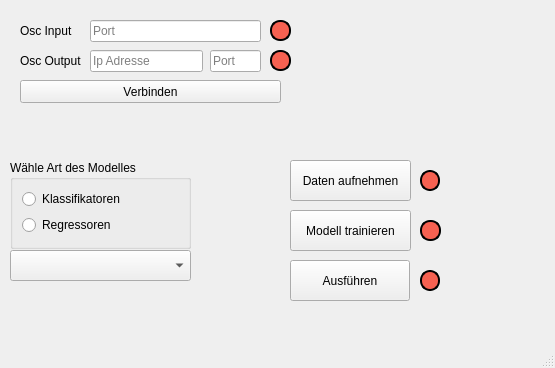
<?xml version="1.0" encoding="UTF-8"?>
<ui version="4.0">
 <class>MainWindow</class>
 <widget class="QMainWindow" name="MainWindow">
  <property name="geometry">
   <rect>
    <x>0</x>
    <y>0</y>
    <width>555</width>
    <height>368</height>
   </rect>
  </property>
  <property name="windowTitle">
   <string>MainWindow</string>
  </property>
  <widget class="QWidget" name="centralwidget">
   <widget class="QGroupBox" name="groupBox">
    <property name="geometry">
     <rect>
      <x>10</x>
      <y>160</y>
      <width>181</width>
      <height>89</height>
     </rect>
    </property>
    <property name="title">
     <string>Wähle Art des Modelles</string>
    </property>
    <layout class="QVBoxLayout" name="verticalLayout">
     <item>
      <widget class="QRadioButton" name="model_type_classifiers">
       <property name="text">
        <string>Klassifikatoren</string>
       </property>
      </widget>
     </item>
     <item>
      <widget class="QRadioButton" name="model_type_regressors">
       <property name="cursor">
        <cursorShape>ArrowCursor</cursorShape>
       </property>
       <property name="text">
        <string>Regressoren</string>
       </property>
      </widget>
     </item>
    </layout>
   </widget>
   <widget class="QComboBox" name="models">
    <property name="geometry">
     <rect>
      <x>10</x>
      <y>250</y>
      <width>181</width>
      <height>31</height>
     </rect>
    </property>
   </widget>
   <widget class="QLabel" name="data_in_blink">
    <property name="geometry">
     <rect>
      <x>270</x>
      <y>20</y>
      <width>21</width>
      <height>21</height>
     </rect>
    </property>
    <property name="autoFillBackground">
     <bool>false</bool>
    </property>
    <property name="styleSheet">
     <string notr="true">background-color: rgb(246, 97, 81);
border-color: rgb(119, 118, 123);
border-radius: 10px;
border: 2px solid;</string>
    </property>
    <property name="text">
     <string/>
    </property>
   </widget>
   <widget class="QLabel" name="label">
    <property name="geometry">
     <rect>
      <x>20</x>
      <y>20</y>
      <width>58</width>
      <height>21</height>
     </rect>
    </property>
    <property name="text">
     <string>Osc Input</string>
    </property>
   </widget>
   <widget class="QLabel" name="label_2">
    <property name="geometry">
     <rect>
      <x>20</x>
      <y>50</y>
      <width>71</width>
      <height>21</height>
     </rect>
    </property>
    <property name="text">
     <string>Osc Output</string>
    </property>
   </widget>
   <widget class="QLabel" name="data_out_blink">
    <property name="geometry">
     <rect>
      <x>270</x>
      <y>50</y>
      <width>21</width>
      <height>21</height>
     </rect>
    </property>
    <property name="autoFillBackground">
     <bool>false</bool>
    </property>
    <property name="styleSheet">
     <string notr="true">background-color: rgb(246, 97, 81);
border-color: rgb(119, 118, 123);
border-radius: 10px;
border: 2px solid;</string>
    </property>
    <property name="text">
     <string/>
    </property>
   </widget>
   <widget class="QPushButton" name="train_btn">
    <property name="geometry">
     <rect>
      <x>290</x>
      <y>210</y>
      <width>121</width>
      <height>41</height>
     </rect>
    </property>
    <property name="text">
     <string>Modell trainieren</string>
    </property>
   </widget>
   <widget class="QLabel" name="model_trainingstatus">
    <property name="geometry">
     <rect>
      <x>420</x>
      <y>220</y>
      <width>21</width>
      <height>21</height>
     </rect>
    </property>
    <property name="autoFillBackground">
     <bool>false</bool>
    </property>
    <property name="styleSheet">
     <string notr="true">background-color: rgb(246, 97, 81);
border-color: rgb(119, 118, 123);
border-radius: 10px;
border: 2px solid;</string>
    </property>
    <property name="text">
     <string/>
    </property>
   </widget>
   <widget class="QPushButton" name="record_btn">
    <property name="geometry">
     <rect>
      <x>290</x>
      <y>160</y>
      <width>121</width>
      <height>41</height>
     </rect>
    </property>
    <property name="text">
     <string>Daten aufnehmen</string>
    </property>
    <property name="checkable">
     <bool>false</bool>
    </property>
   </widget>
   <widget class="QLabel" name="rec_status">
    <property name="geometry">
     <rect>
      <x>420</x>
      <y>170</y>
      <width>20</width>
      <height>21</height>
     </rect>
    </property>
    <property name="autoFillBackground">
     <bool>false</bool>
    </property>
    <property name="styleSheet">
     <string notr="true">background-color: rgb(246, 97, 81);
border-color: rgb(119, 118, 123);
border-radius: 10px;
border: 2px solid;</string>
    </property>
    <property name="text">
     <string/>
    </property>
   </widget>
   <widget class="QLabel" name="model_runstatus">
    <property name="geometry">
     <rect>
      <x>420</x>
      <y>270</y>
      <width>20</width>
      <height>21</height>
     </rect>
    </property>
    <property name="layoutDirection">
     <enum>Qt::LayoutDirection::LeftToRight</enum>
    </property>
    <property name="autoFillBackground">
     <bool>false</bool>
    </property>
    <property name="styleSheet">
     <string notr="true">background-color: rgb(246, 97, 81);
border-color: rgb(119, 118, 123);
border-radius: 10px;
border: 2px solid;</string>
    </property>
    <property name="text">
     <string/>
    </property>
   </widget>
   <widget class="QPushButton" name="run_btn">
    <property name="geometry">
     <rect>
      <x>290</x>
      <y>260</y>
      <width>120</width>
      <height>41</height>
     </rect>
    </property>
    <property name="layoutDirection">
     <enum>Qt::LayoutDirection::LeftToRight</enum>
    </property>
    <property name="text">
     <string>Ausführen</string>
    </property>
    <property name="checkable">
     <bool>false</bool>
    </property>
   </widget>
   <widget class="QLineEdit" name="sender_ip">
    <property name="geometry">
     <rect>
      <x>90</x>
      <y>50</y>
      <width>113</width>
      <height>22</height>
     </rect>
    </property>
    <property name="placeholderText">
     <string>Ip Adresse</string>
    </property>
   </widget>
   <widget class="QLineEdit" name="sender_port">
    <property name="geometry">
     <rect>
      <x>210</x>
      <y>50</y>
      <width>51</width>
      <height>22</height>
     </rect>
    </property>
    <property name="placeholderText">
     <string>Port</string>
    </property>
   </widget>
   <widget class="QLineEdit" name="receiver_port">
    <property name="geometry">
     <rect>
      <x>90</x>
      <y>20</y>
      <width>171</width>
      <height>22</height>
     </rect>
    </property>
    <property name="placeholderText">
     <string>Port</string>
    </property>
   </widget>
   <widget class="QPushButton" name="connect_btn">
    <property name="geometry">
     <rect>
      <x>20</x>
      <y>80</y>
      <width>261</width>
      <height>23</height>
     </rect>
    </property>
    <property name="text">
     <string>Verbinden</string>
    </property>
   </widget>
  </widget>
  <widget class="QMenuBar" name="menubar">
   <property name="geometry">
    <rect>
     <x>0</x>
     <y>0</y>
     <width>555</width>
     <height>20</height>
    </rect>
   </property>
  </widget>
  <widget class="QStatusBar" name="statusbar"/>
 </widget>
 <resources/>
 <connections/>
</ui>
